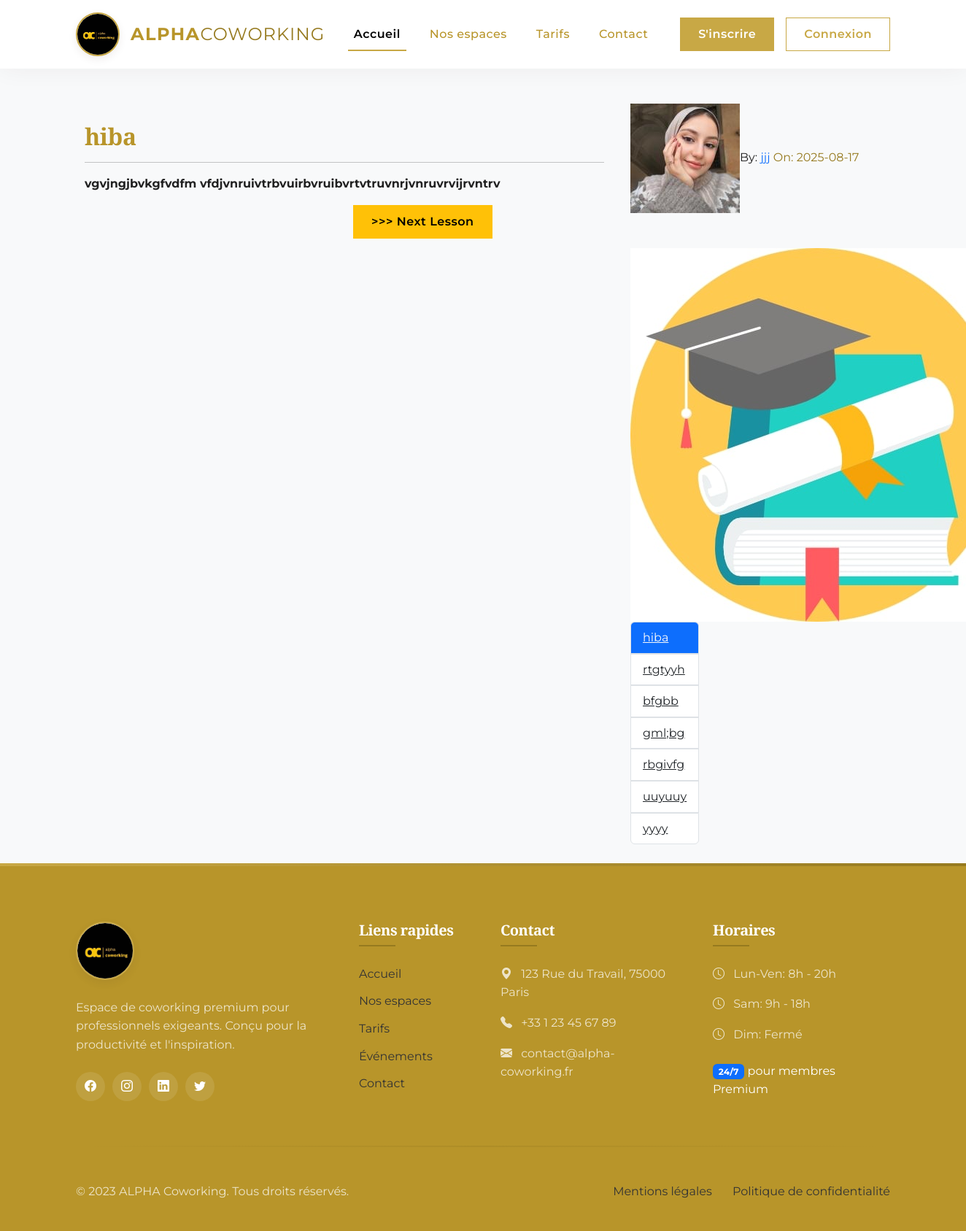
Screenshot of /Python/vd-fvdfvbdfjvdvnfvfgb with the database file from the repository.
### pythonic/models.py (models this page shows, shortened)
class Lesson(db.Model):
    id = db.Column(db.Integer, primary_key=True)
    title = db.Column(db.String(100), nullable=False)
    date_posted = db.Column(db.DateTime, nullable=False, default=datetime.utcnow)
    content = db.Column(db.Text, nullable=False)
    thumbnail = db.Column(
        db.String(20), nullable=False, default="default_thumbnail.jpg"
    )
    slug = db.Column(db.String(32), nullable=False)
    user_id = db.Column(db.Integer, db.ForeignKey("user.id"), nullable=False)
    course_id = db.Column(db.Integer, db.ForeignKey("course.id"), nullable=False)

class User(db.Model, UserMixin):
    id = db.Column(db.Integer, primary_key=True)
    fname = db.Column(db.String(25), nullable=False)
    lname = db.Column(db.String(25), nullable=False)
    username = db.Column(db.String(25), unique=True, nullable=False)
    email = db.Column(db.String(125), unique=True, nullable=False)
    image_file = db.Column(db.String(20), nullable=False, default="default.png")
    bio = db.Column(db.Text, nullable=True)
    password = db.Column(db.String(60), nullable=False)
    lessons = db.relationship("Lesson", backref="author", lazy=True)

class Course(db.Model):
    id = db.Column(db.Integer, primary_key=True)
    title = db.Column(db.String(50), unique=True, nullable=False)
    description = db.Column(db.String(150), nullable=False)
    icon = db.Column(db.String(20), nullable=False, default="default_icon.jpg")
    lessons = db.relationship("Lesson", backref="course_name", lazy=True)

### pythonic/lessons/routes.py (the view)
@lessons.route("/<string:course>/<string:lesson_slug>")
def lesson(lesson_slug, course):
    lesson = Lesson.query.filter_by(slug=lesson_slug).first()
    if lesson:
        previous_lesson, next_lesson = get_previous_next_lesson(lesson)
    lesson_id = lesson.id if lesson else None
    lesson = Lesson.query.get_or_404(lesson_id)
    return render_template(
        "lesson_view.html",
        title=lesson.title,
        lesson=lesson,
        previous_lesson=previous_lesson,
        next_lesson=next_lesson,
    )

### pythonic/lessons/helpers.py (called while the page is built)
def get_previous_next_lesson(lesson):
    course = lesson.course_name
    for lsn in course.lessons:
        if lsn.title == lesson.title:
            index = course.lessons.index(lsn)
            previous_lesson = course.lessons[index - 1] if index > 0 else None
            next_lesson = (
                course.lessons[index + 1] if index < len(course.lessons) - 1 else None
            )
            break
    return previous_lesson, next_lesson

### pythonic/templates/lesson_view.html
{% extends "lesson.html" %}
{% block lesson %}
<div class="container pt-5">
    <br>
    <h2>{{lesson.title}}</h2>
    <hr>
    {{lesson.content | safe}}
</div>
{% endblock lesson %}

### pythonic/templates/lesson.html (shortened to what this page needs)
{% extends "layout.html"%}
{% block content %}
<div class="container">
    <div class="row">
        <div class="col-lg-8 col-md-12">
            {% block lesson %} {% endblock lesson %}
            <div class="row justify-content-md-center">
                <div class="col-4">
                </div>
                <div class="col-4">
                    {% if next_lesson %}
                    <a href="{{url_for('lessons.lesson', lesson_slug=next_lesson.slug, course=next_lesson.course_name.title)}}">
                        <button class="btn btn-warning" type="button" data-bs-toggle="tooltip" data-bs-placement="top"
                            title="{{next_lesson.title}}">
                            &gt&gt&gt Next Lesson
                        </button>
                    </a>
                    {% endif %}
                </div>
            </div>
        </div>
        <div class="col-4">
            <div class="my-5">
                <span><img class="article-img"
                        src="{{url_for('static',filename='user_pics/'+lesson.author.image_file)}}" alt="">By:
                    <a href="#" class="link">{{lesson.author.username}}</a>
                    <span class="text-muted">On: {{lesson.date_posted.strftime('%Y-%m-%d')}}</span>
                </span>
            </div>
            <img src="{{url_for('static', filename='course_icons/'+lesson.course_name.icon)}}" alt="">
            <br>
            <ul class="list-group" style="display:inline-block">
                {% for lsn in lesson.course_name.lessons %}
                {% if lsn.title == lesson.title %}
                <li class="list-group-item border active" aria-current="true">
                    <a class="link text-light"
                        href="{{url_for('lessons.lesson', lesson_slug=lsn.slug, course=lsn.course_name.title)}}">{{lsn.title}}</a>
                </li>
                {% else %}
                <li class="list-group-item border" aria-current="false">
                    <a class="link text-dark"
                        href="{{url_for('lessons.lesson', lesson_slug=lsn.slug, course=lsn.course_name.title)}}">{{lsn.title}}</a>
                </li>
                {% endif %}
                {% endfor %}
            </ul>
        </div>
    </div>
    <br>
</div>
{% endblock content%}

### pythonic/templates/layout.html (style rules this page uses)
:root { --marron-fonce: #B8952A; --marron-dore: #C8A845; --marron-clair: #967A1F; --beige: #333333; --beige-clair: #F8F9FA; --blanc: #FFFFFF; --noir: #212121; --transition: all 0.4s cubic-bezier(0.645, 0.045, 0.355, 1); }
body { font-family: 'Montserrat', sans-serif; background-color: var(--beige-clair); color: var(--noir); overflow-x: hidden; line-height: 1.6; }
h1, h2, h3, h4, h5, .display-1, .display-2, .display-3 { font-family: 'Playfair Display', serif; font-weight: 600; color: var(--marron-fonce); letter-spacing: -0.5px; }
.btn { padding: 10px 24px; font-weight: 600; letter-spacing: 0.5px; border-radius: 0; transition: var(--transition); position: relative; overflow: hidden; }
.text-muted { color: var(--marron-clair) !important; }

### rows the page displays
Lesson: title "hiba", content "vgvjngjbvkgfvdfm vfdjvnruivtrbvuirbvruibvrtvtruvnrjvnruvrvijrvntrv", date_posted "2025-08-17"
User: image_file (picture), author.username "jjj"
Course: icon (placeholder picture)
Lesson: title "rtgtyyh"
Lesson: title "bfgbb"
Lesson: title "gml;bg"
Lesson: title "rbgivfg"
Lesson: title "uuyuuy"
Lesson: title "yyyy"
